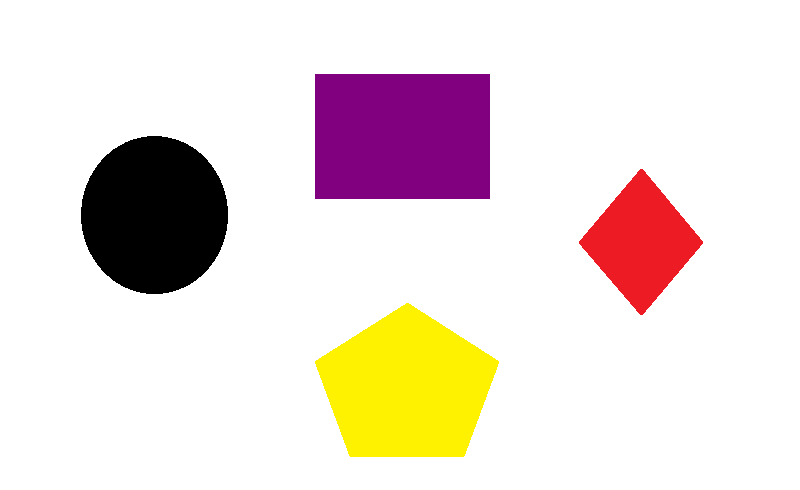
#> input picture deteksi warna/ungu/ungu01.png, 800 x 490 px; its folder holds 3 pictures in this run
$ python ungu.py
#> lines starting #> are read from the running program, lines starting #| are printed output that depends on the picture; after the words box and inside, x2 and y2 are one past the last pixel; in counts of white or black regions, pixels touching at a corner belong together
import cv2
import numpy as np

for i in range(1, 4):
    img = cv2.imread('ungu0' + str(i) + '.png', 1)
#> img is the input picture: shape (490, 800, 3); mean B, G, R 218, 222.9, 235.6
    hsv = cv2.cvtColor(img, cv2.COLOR_BGR2HSV)
#> hsv: shape (490, 800, 3); mean H, S, V 14, 32.4, 235.6

    lower_api0 = np.array([140, 235, 108])
    upper_api0 = np.array([160, 255, 148])
    mask = cv2.inRange(hsv, lower_api0, upper_api0)
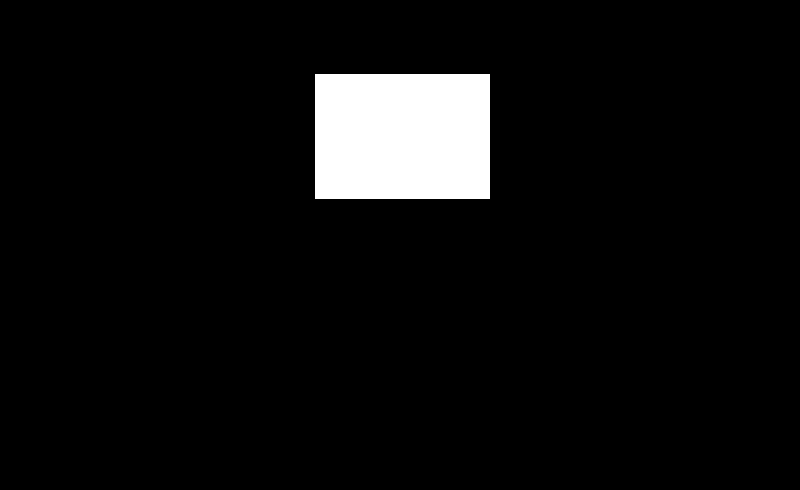
#> mask: shape (490, 800); 5.6% white; 1 white region, box (x1, y1, x2, y2) and area: (315, 74, 490, 199) 21875

    new_img = cv2.bitwise_and(img, img, mask=mask)
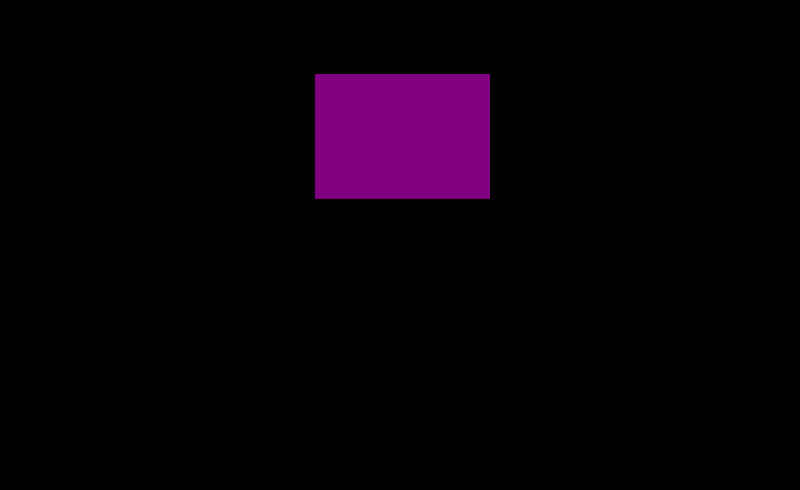
#> new_img: shape (490, 800, 3); mean B, G, R 7.1, 0, 7.1

    cv2.imshow("hasil" + str(i) + ".png", new_img)
    cv2.imshow('image', img)

    cv2.waitKey(0)
    cv2.destroyAllWindows()
#> pass 2 of the loop `for i in range(1, 4):`:
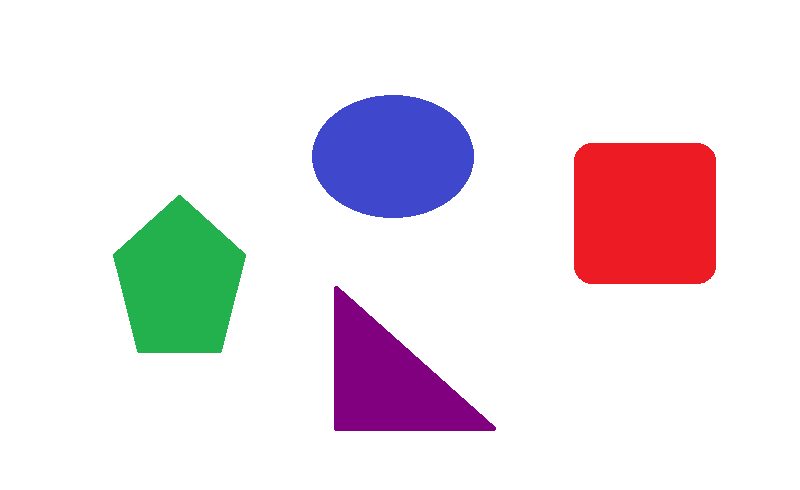
#> input picture deteksi warna/ungu/ungu02.png, 800 x 490 px
#> img is the input picture: shape (490, 800, 3); mean B, G, R 231.2, 225.4, 234.2
#> hsv: shape (490, 800, 3); mean H, S, V 21, 34.1, 245.2
#> `mask = cv2.inRange(hsv, lower_api0, upper_api0)`:
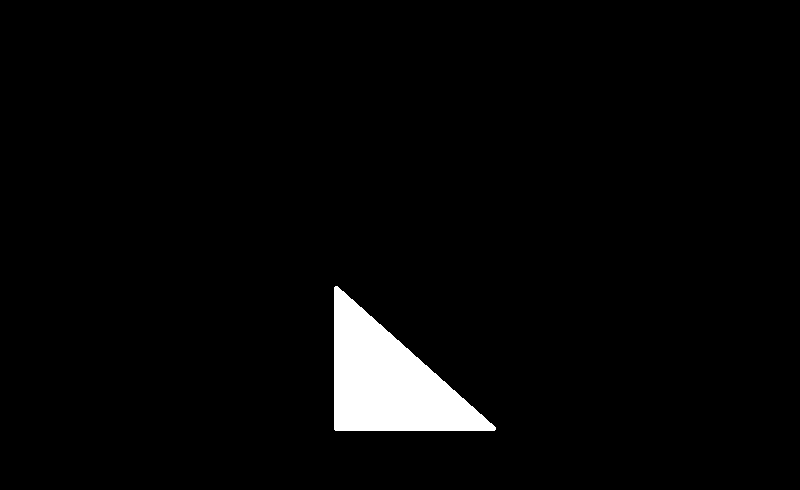
#> mask: shape (490, 800); 3.1% white; 1 white region, box (x1, y1, x2, y2) and area: (334, 286, 496, 431) 12274
#> `new_img = cv2.bitwise_and(img, img, mask=mask)`:
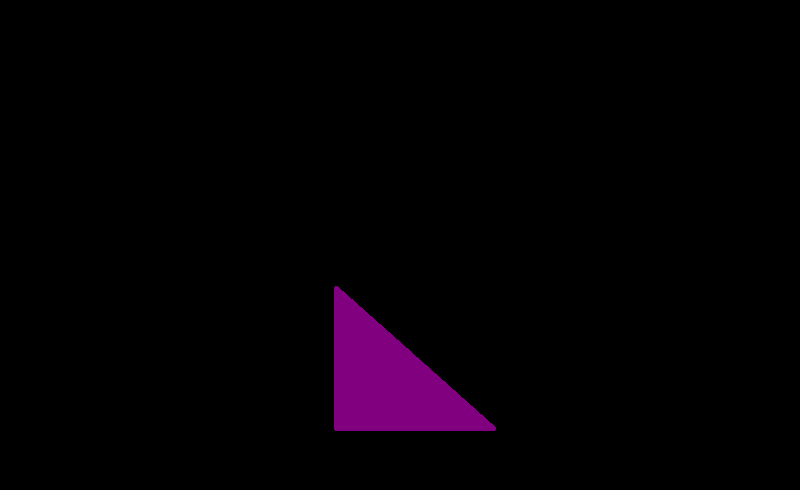
#> new_img: shape (490, 800, 3); mean B, G, R 4, 0, 4
#> pass 3 of the loop `for i in range(1, 4):`:
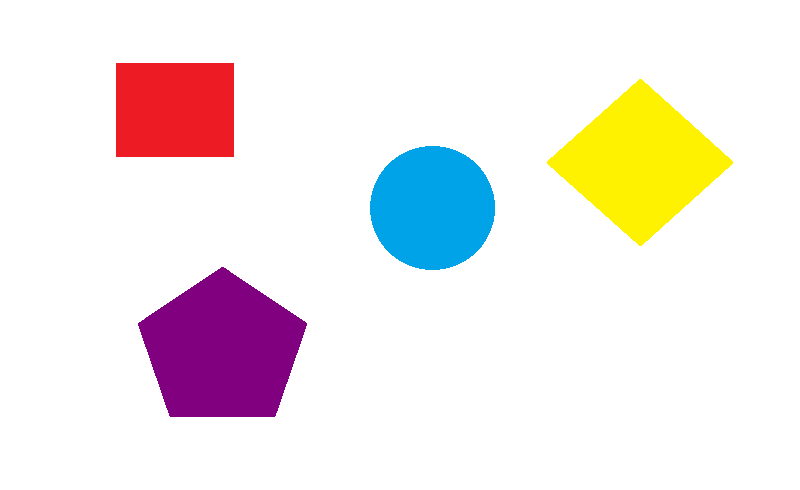
#> input picture deteksi warna/ungu/ungu03.png, 800 x 490 px
#> img is the input picture: shape (490, 800, 3); mean B, G, R 232, 233.6, 240.8
#> hsv: shape (490, 800, 3); mean H, S, V 16.1, 36.1, 248
#> `mask = cv2.inRange(hsv, lower_api0, upper_api0)`:
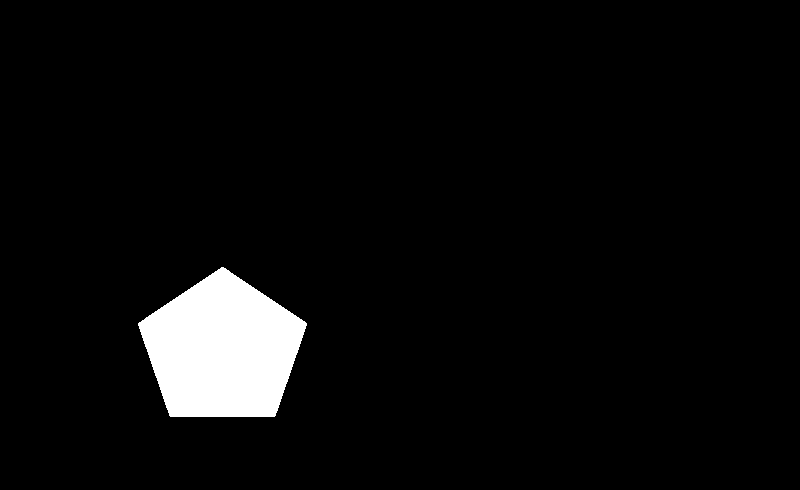
#> mask: shape (490, 800); 4.5% white; 1 white region, box (x1, y1, x2, y2) and area: (138, 267, 307, 417) 17721
#> `new_img = cv2.bitwise_and(img, img, mask=mask)`:
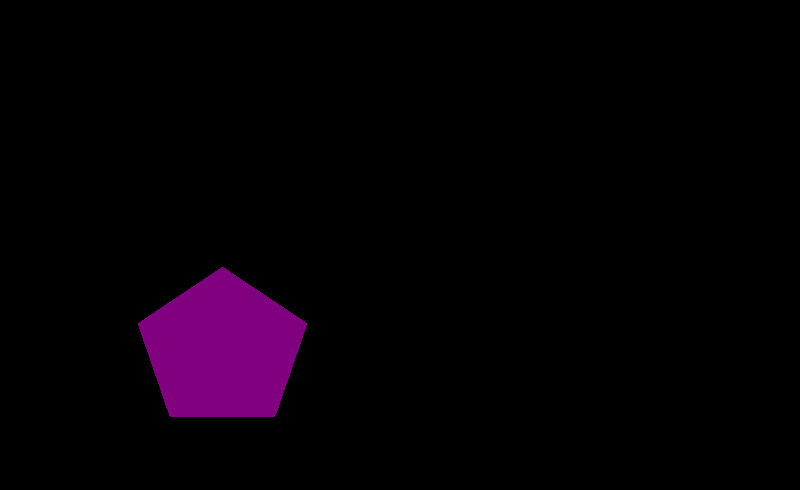
#> new_img: shape (490, 800, 3); mean B, G, R 5.8, 0, 5.8
